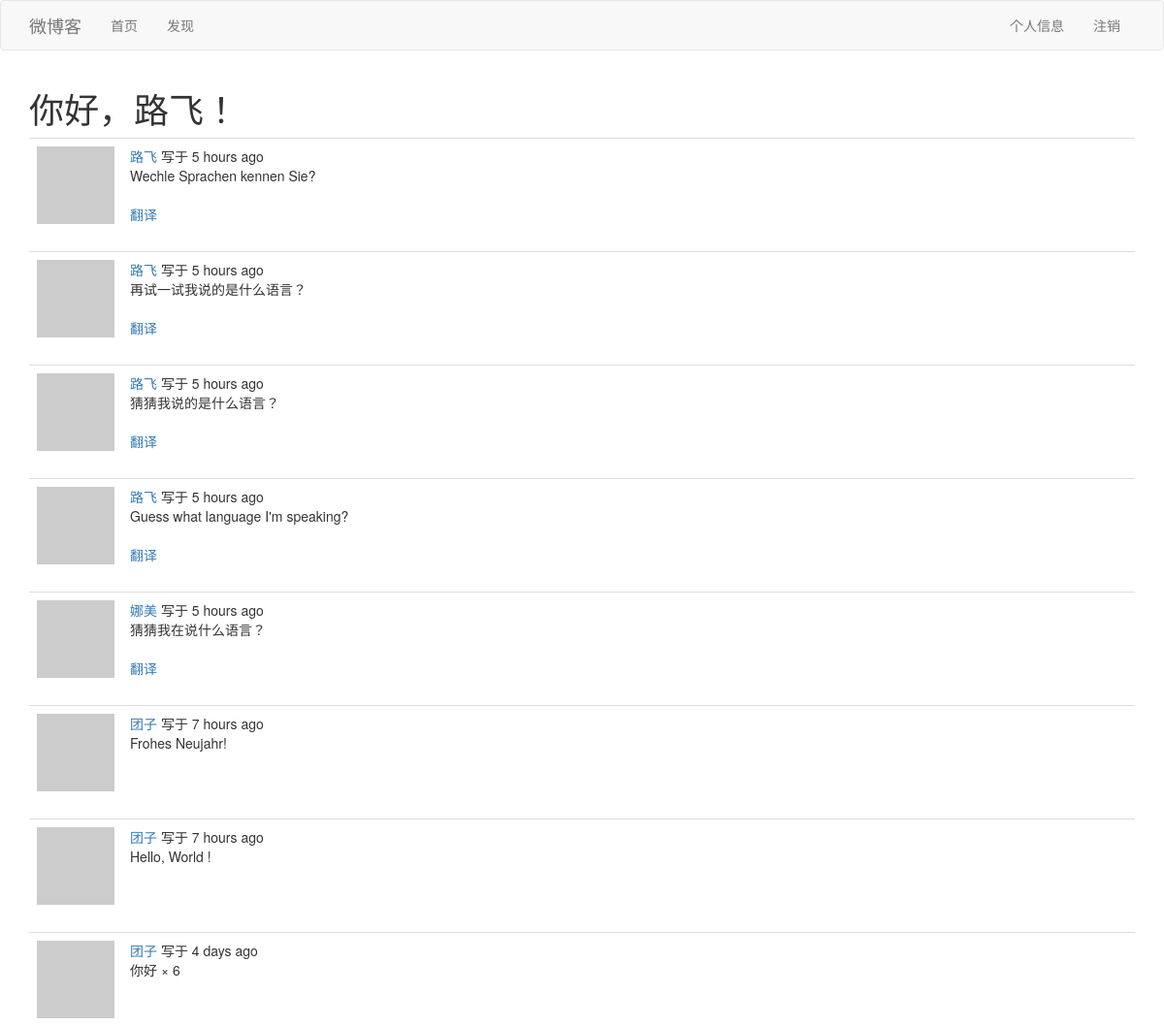
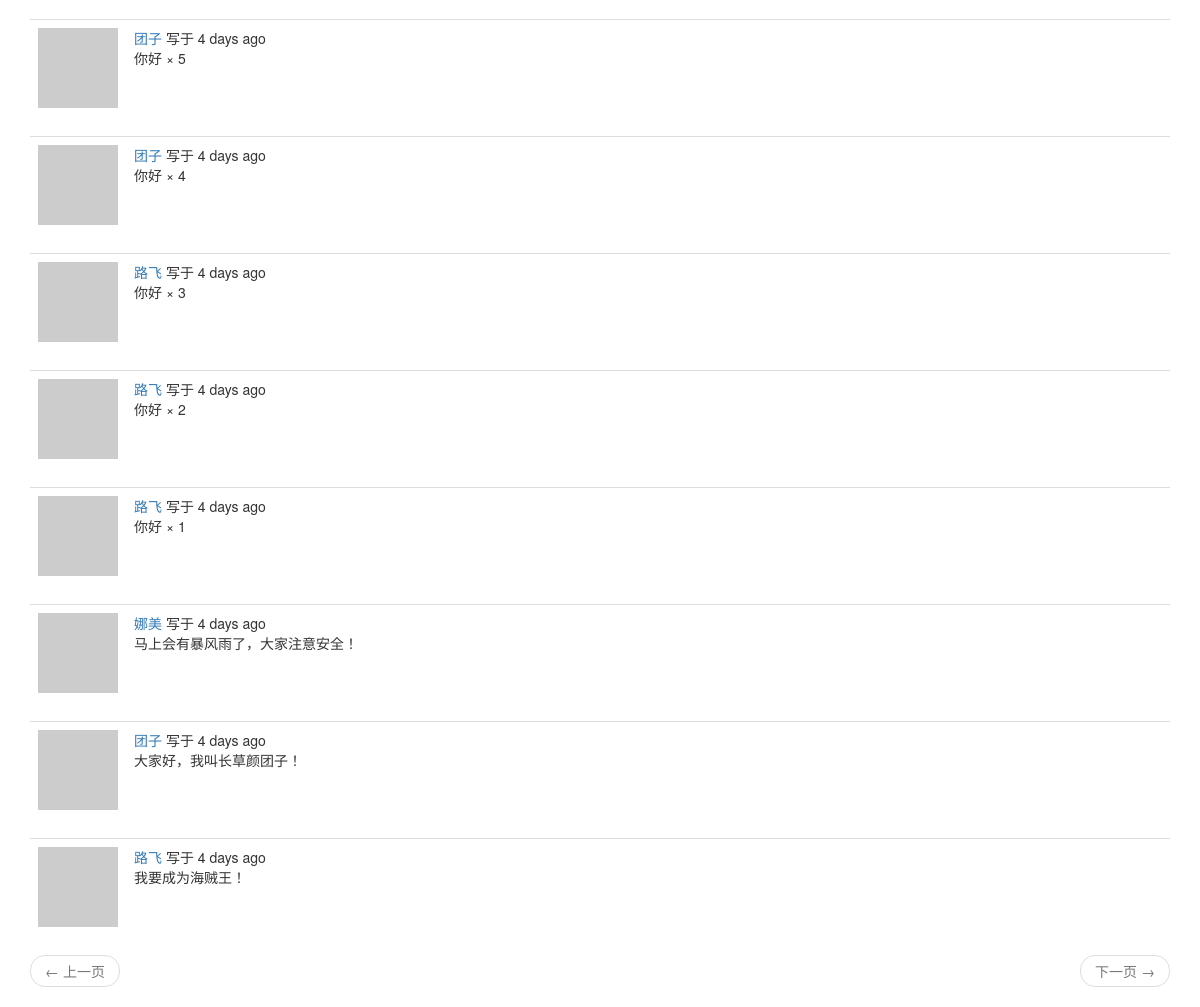
Page /explore (signed in) on the committed database (2 pictures, top to bottom).
### app/models.py (models this page shows, shortened)
class User(UserMixin, db.Model):
    id = db.Column(db.Integer, primary_key=True)
    username = db.Column(db.String(64), index=True, unique=True)
    email = db.Column(db.String(120), index=True, unique=True)
    password_hash = db.Column(db.String(128))
    posts = db.relationship('Post', backref='author', lazy='dynamic')
    about_me = db.Column(db.String(140))
    last_seen = db.Column(db.DateTime, default=datetime.utcnow)
    followed = db.relationship(
        'User', secondary=followers,
        primaryjoin=(followers.c.follower_id == id),
        secondaryjoin=(followers.c.followed_id == id),
        backref=db.backref('followers', lazy='dynamic'),
        lazy='dynamic')
    def avatar(self, size):
        digest = md5(self.email.lower().encode('utf-8')).hexdigest()
        return 'https://www.gravatar.com/avatar/{}?d=robohash&s={}'.format(
            digest, size)

class Post(db.Model):
    id = db.Column(db.Integer, primary_key=True)
    body = db.Column(db.String(140))
    timestamp = db.Column(db.DateTime, index=True, default=datetime.utcnow)
    user_id = db.Column(db.Integer, db.ForeignKey('user.id'))
    language = db.Column(db.String(5))

### app/routes.py (the view)
@app.route('/explore')
@login_required
def explore():
    page = request.args.get('page', 1, type=int)
    posts = Post.query.order_by(Post.timestamp.desc()).paginate(
        page, app.config['POSTS_PER_PAGE'], False)
    next_url = url_for('index', page=posts.next_num) if posts.has_next else None
    prev_url = url_for('index', page=posts.prev_num) if posts.has_prev else None
    return render_template('index.html', title=_('发现'), posts=posts.items,
                           next_url=next_url, prev_url=prev_url)

### app/models.py (called while the page is built)
@login.user_loader
def load_user(id):
    return User.query.get(int(id))

### app/routes.py (called while the page is built)
@app.before_request
def before_request():
    if current_user.is_authenticated:
        current_user.last_seen = datetime.utcnow()
        db.session.commit()
    g.locale = str(get_locale())
    if g.locale == 'zh':
        g.locale = 'zh-cn'

### app/templates/index.html (shortened to what this page needs)
{% extends 'base.html' %}
{% import 'bootstrap/wtf.html' as wtf %}
{% block app_content %}
    <h1>{{ _('你好，%(username)s！', username=current_user.username) }}</h1>
    {% for post in posts %}
        {% include '_post.html' %}
    {% endfor %}
    <nav aria-label="...">
        <ul class="pager">
            <li class="previous{% if not prev_url %} disabled{% endif %}">
                <a href="{{ prev_url or '#' }}">
                    <span aria-hidden="true">&larr;</span> {{ _('上一页') }}
                </a>
            </li>
            <li class="next{% if not next_url %} disabled{% endif %}">
                <a href="{{ next_url or '#' }}">
                    {{ _('下一页') }} <span aria-hidden="true">&rarr;</span>
                </a>
            </li>
        </ul>
    </nav>
{% endblock %}

### app/templates/_post.html (shortened to what this page needs)
<table class="table table-hover">
    <tr>
        <td width="70px">
            <a href="{{ url_for('user', username=post.author.username) }}">
                <img src="{{ post.author.avatar(36) }}">
            </a>
        </td>
        <td>
            {{ _('%(username)s 写于 %(when)s',
                    username=user_link,
                    when=moment(post.timestamp).fromNow()) }}
            <br/>
            <span id="post{{ post.id }}">{{ post.body }}</span>
            {% if post.language and post.language != g.locale %}
                {% if not g.locale.startswith(post.language) %}
                    <br/>
                    <br/>
                    <span id="translation{{ post.id }}">
                        <a href="javascript:translate(
                                    '#post{{ post.id }}',
                                    '#translation{{ post.id }}',
                                    '{{ post.language }}',
                                    '{{ g.locale }}');">
                            {{ _('翻译') }}
                        </a>
                    </span>
                {% endif %}
            {% endif %}
        </td>
</table>

### rows in the picture
Post: body "Wechle Sprachen kennen Sie?"
Post: body "再试一试我说的是什么语言？"
Post: body "猜猜我说的是什么语言？"
Post: body "Guess what language I'm speaking?"
Post: body "猜猜我在说什么语言？"
Post: body "Frohes Neujahr!"
Post: body "Hello, World !"
Post: body "你好 × 6"
Post: body "你好 × 5"
Post: body "你好 × 4"
Post: body "你好 × 3"
Post: body "你好 × 2"
Post: body "你好 × 1"
Post: body "马上会有暴风雨了，大家注意安全！"
Post: body "大家好，我叫长草颜团子！"
Post: body "我要成为海贼王！"
